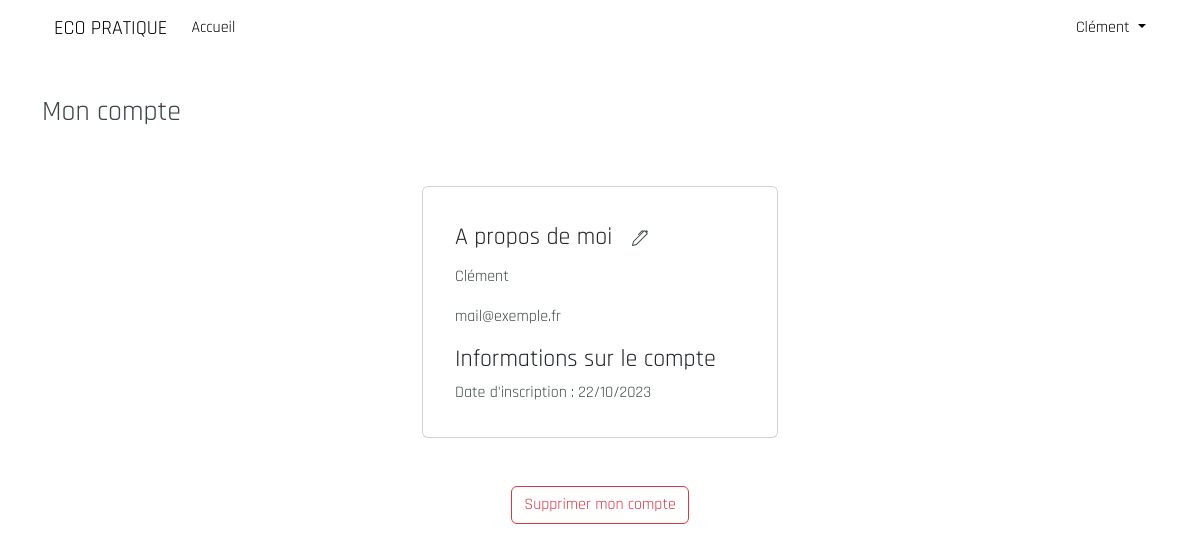
Screenshot of /page_account.php (signed in) with the database file from the repository.
### tables this page shows
CREATE TABLE `users` (
  `user_id` int(11) NOT NULL,
  `firstname` varchar(15) DEFAULT NULL,
  `password` varchar(100) DEFAULT NULL,
  `email` varchar(320) DEFAULT NULL,
  `role` varchar(7) DEFAULT 'editeur',
  `user_created_date` varchar(10) DEFAULT NULL
);

### page_account.php (the view, shortened to what this page needs)
<?php
    require_once("_header.php");
    if (empty($_SESSION['user_id'])) {
        header("location:./accueil");
    } else {
        $req=$db->prepare("SELECT * FROM users WHERE user_id = :user_id");
        $req->bindValue('user_id', $_SESSION['user_id'], PDO::PARAM_STR);
        $req->execute();
        $user=$req->fetch(PDO::FETCH_ASSOC);
?>
    <section class="mt-5 pt-5">
        <div class="container">
            <h3>Mon compte</h3>
            <div class="row">
                <div class="col-md-4 offset-md-4 mt-5 mb-5">
                    <div class="card p-3">
                        <div class="card-body">
                            <h4 class="card-title">A propos de moi <button class="btn" data-bs-toggle="modal" data-bs-target="#modalUpdate" title="Modifier mon compte"><?php require('icons/update.php') ?></button></h4>
                            <p class="card-text"><?=$user['firstname']?></p>
                            <p class="card-text"><?=$user['email']?></p>
                            <h4 class="card-title">Informations sur le compte</h4>
                            <p class="card-text">Date d'inscription : <?=$user['user_created_date']?></p>
                        </div>
                    </div>
                </div>
                <div class="col-md-4 offset-md-4 d-flex justify-content-center">
                    <button class="btn btn-outline-danger" data-bs-toggle="modal" data-bs-target="#modalDelete" title="Supprimer mon compte">Supprimer mon compte</button>
                </div>
            </div>
        </div>
    </section>
<?php
    }
?>

### _header.php (shortened to what this page needs)
<?php
require_once('_head.php');
if (!empty($_SESSION['user_id'])) {
    $user_id = $_SESSION['user_id'];
    $select = "SELECT firstname FROM users WHERE user_id=$user_id";
    $infos = $db->query($select);
    $result = $infos->fetch(PDO::FETCH_ASSOC);
    $firstname = $result['firstname'];
}
?>
<header class="menu fixed-top">
    <div class="container">
        <nav class="navbar navbar-expand-lg">
            <div class="container-fluid">
                <a class="navbar-brand" href="./accueil">
                    ECO PRATIQUE
                </a>
                <div class="collapse navbar-collapse" id="navbarSupportedContent">
                <ul class="navbar-nav me-auto mb-2 mb-lg-0">
                    <li class="nav-item">
                        <a class="nav-link active" aria-current="page" href="./accueil">Accueil</a>
                    </li>
                </ul>
            <?php
                if (empty($_SESSION['user_id'])) {
            ?>
                <span class="navbar-text">
                    <a class="btn btn-green" href="./connexion" title="Se connecter">Connexion</a>
                </span>
            <?php
                }else{
            ?>
                <span class="navbar-text dropdown">
                    <a class="nav-link dropdown-toggle" href="#" role="button" data-bs-toggle="dropdown" aria-expanded="false">
                        <?=$firstname?>
                    </a>
                </span>
            <?php
                }
            ?>
                </div>
            </div>
        </nav>
    </div>
</header>

### style/style.css (style rules this page uses)
* { font-family: 'Rajdhani'; color: #3A4A40; }
.menu { background-color: white; }

### rows the page displays
users: firstname "Clément", email "mail@exemple.fr", user_created_date "22/10/2023"
